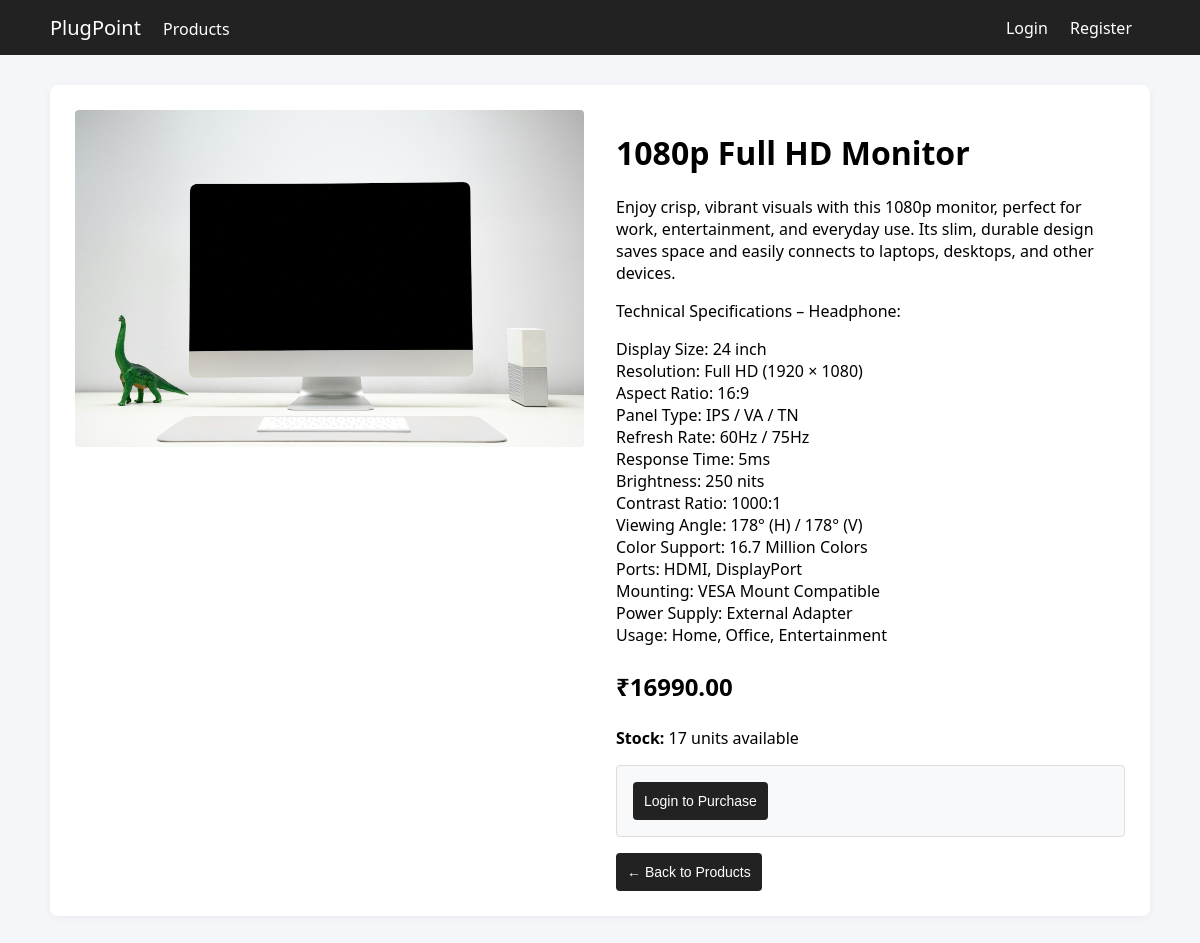
Page /products/3/ on the committed database.
### shop/models.py (models this page shows, shortened)
class Product(models.Model):
    name = models.CharField(max_length=200)
    description = models.TextField()
    price = models.DecimalField(max_digits=10, decimal_places=2)
    image = models.ImageField(upload_to='products/', blank=True, null=True)
    stock = models.IntegerField(default=0)
    created_at = models.DateTimeField(auto_now_add=True)

### shop/views.py (the view)
# urls.py: path('products/<int:product_id>/', views.product_detail, name='product_detail'),
def product_detail(request, product_id):
    product = get_object_or_404(Product, id=product_id)
    context = {
        'product': product,
    }
    return render(request, 'shop/product_detail.html', context)

### templates/shop/product_detail.html (shortened to what this page needs)
{% extends 'shop/base.html' %}
{% block content %}
<div class="product-detail">
    <div style="display: flex; gap: 2rem;">
        <div style="flex: 1;">
            {% if product.image %}
            <img src="{{ product.image.url }}" alt="{{ product.name }}" style="max-width: 100%; border-radius: 4px;">
            {% else %}
            <div
                style="width: 100%; height: 300px; background-color: #eee; display: flex; align-items: center; justify-content: center;">
                No Image Available
            </div>
            {% endif %}
        </div>
        <div style="flex: 1;">
            <h1>{{ product.name }}</h1>
            <div class="description" style="margin: 1rem 0;">
                {{ product.description|linebreaks }}
            </div>
            <p class="price" style="font-size: 1.5rem; font-weight: bold;">₹{{ product.price }}</p>
            <p><strong>Stock:</strong> {{ product.stock }} units available</p>
            {% if user.is_authenticated %}
            {% if product.in_stock %}
            <form action="{% url 'add_to_cart' product.id %}" method="post" style="margin-top: 1rem;">
                {% csrf_token %}
                <button type="submit"
                    style="padding: 0.5rem 1rem; background-color: #28a745; color: white; border: none; border-radius: 4px; cursor: pointer;">
                    Add to Cart
                </button>
            </form>
            {% else %}
            <button disabled
                style="padding: 0.5rem 1rem; background-color: #6c757d; color: white; border: none; border-radius: 4px;">
                Out of Stock
            </button>
            {% endif %}
            {% else %}
            <div
                style="margin-top: 1rem; padding: 1rem; background-color: #f8f9fa; border: 1px solid #ddd; border-radius: 4px;">
                <form action="{% url 'login' %}" method="get" style="display: inline;">
                    <button type="submit" class="btn">Login to Purchase</button>
                </form>
            </div>
            {% endif %}
            <div style="margin-top: 1rem;">
                <form action="{% url 'product_list' %}" method="get">
                    <button type="submit" class="btn">&larr; Back to Products</button>
                </form>
            </div>
        </div>
    </div>
</div>
{% endblock %}

### templates/shop/base.html (style rules this page uses)
* { box-sizing: border-box; }
body { margin: 0; font-family: system-ui, -apple-system, sans-serif; background-color: #f5f6fa; }
button, .btn { display: inline-block; background: #222; color: white; border: 1px solid transparent; padding: 10px 10px; border-radius: 4px; cursor: pointer; text-decoration: none; font-size: 14px; transition: 0.2s; white-space: nowrap; text-align: center; }

### rows in the picture
Product: image (picture), name "1080p Full HD Monitor", description "Enjoy crisp, vibrant visuals with this 1080p monitor, perfect for work, entertainment, and everyday use. Its slim, durable design saves space and easily connects to laptops, desktops, and other devices. Technical Specifications – Headphone: Display Size: 24 inch Resolution: Full HD (1920 × 1080) Aspect Ratio: 16:9 Panel Type: IPS / VA / TN Refresh Rate: 60Hz / 75Hz Response Time: 5ms Brightness: 250 nits Contrast Ratio: 1000:1 Viewing Angle: 178° (H) / 178° (V) Color Support: 16.7 Million Colors Ports: HDMI, DisplayPort Mounting: VESA Mount Compatible Power Supply: External Adapter Usage: Home, Office, Entertainment", price "16990.00", stock "17"
